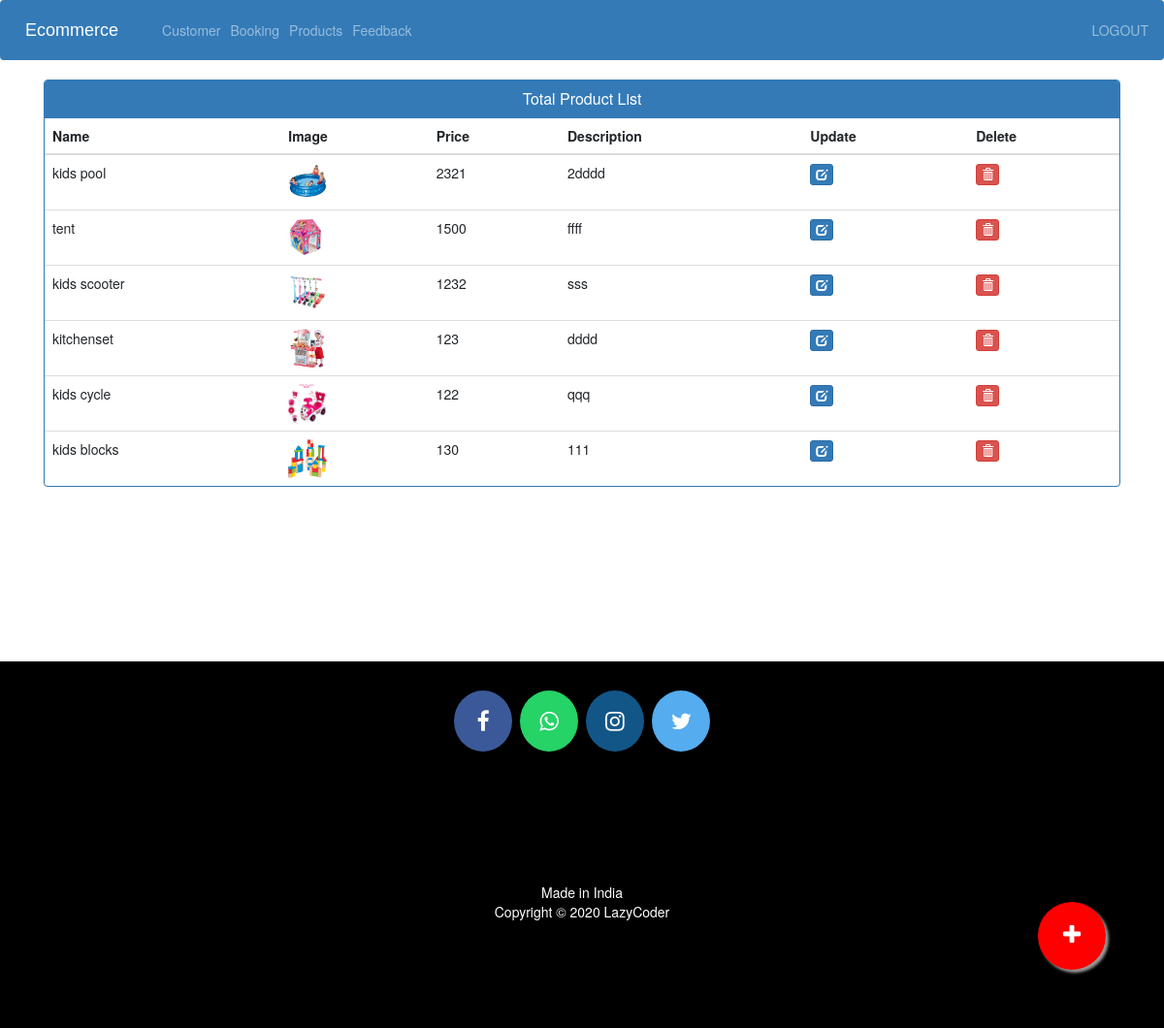
The page /admin-products (signed in) on the database its author committed.
### ecom/models.py (models this page shows, shortened)
class Product(models.Model):
    name=models.CharField(max_length=40)
    product_image= models.ImageField(upload_to='product_image/',null=True,blank=True)
    price = models.PositiveIntegerField()
    description=models.CharField(max_length=40)

### ecom/views.py (the view)
# urls.py: path('admin-products', views.admin_products_view,name='admin-products'),
@login_required(login_url='adminlogin')
def admin_products_view(request):
    products=models.Product.objects.all()
    return render(request,'ecom/admin_products.html',{'products':products})

### templates/ecom/admin_products.html (shortened to what this page needs)
{% extends 'ecom/admin_base.html' %}
{% load static %}
{% block content %}
<head>
  <link href="//netdna.bootstrapcdn.com/bootstrap/3.0.0/css/bootstrap.min.css" rel="stylesheet" id="bootstrap-css">
</head>
<div class="container">
  <div class="panel panel-primary">
    <div class="panel-heading">
      <h6 class="panel-title">Total Product List</h6>
    </div>
    <table class="table table-hover" id="dev-table">
      <thead>
        <tr>
          <th>Name</th>
          <th>Image</th>
          <th>Price</th>
          <th>Description</th>
          <th>Update</th>
          <th>Delete</th>
        </tr>
      </thead>
      {% for p in products %}
  {% if p %}
      <tr>
        <td> {{p.name}}</td>
        <td> <img src="{% static p.product_image.url %}" alt="Profile Pic" height="40px" width="40px" /></td>
        <td>{{p.price}}</td>
        <td>{{p.description}}</td>
        <td><a class="btn btn-primary btn-xs" href="{% url 'update-product' p.id  %}"><span class="glyphicon glyphicon-edit"></span></a></td>
        <td><a class="btn btn-danger btn-xs" href="{% url 'delete-product' p.id  %}"><span class="glyphicon glyphicon-trash"></span></a></td>
      </tr>
      {%else%}
      <br><br><br>
      <h1>no products</h1>
      {% endif %}
      {% endfor %}
    </table>
  </div>
</div>
<a href="/admin-add-product" class="float">
<i class="fa fa-plus my-float"></i>
</a>
{% endblock content %}

### templates/ecom/admin_base.html (style rules this page uses)
.fa { font-size: 23px; width: 60px; text-align: center; text-decoration: none; margin: 5px 2px; border-radius: 50%; }

### templates/ecom/admin_products.html (style rules this page uses)
a:link { text-decoration: none; }
h6 { text-align: center; }
.float { position:fixed; width:70px; height:70px; bottom:60px; right:60px; background-color:red; color:#FFF; border-radius:50px; text-align:center; box-shadow: 3px 3px 3px #999; }
.my-float { margin-top:22px; }

### rows shown on the page
Product: name "kids pool", product_image (picture), price "2321", description "2dddd"
Product: name "tent", product_image (picture), price "1500", description "ffff"
Product: name "kids scooter", product_image (picture), price "1232", description "sss"
Product: name "kitchenset", product_image (picture), price "123", description "dddd"
Product: name "kids cycle", product_image (picture), price "122", description "qqq"
Product: name "kids blocks", product_image (picture), price "130", description "111"
